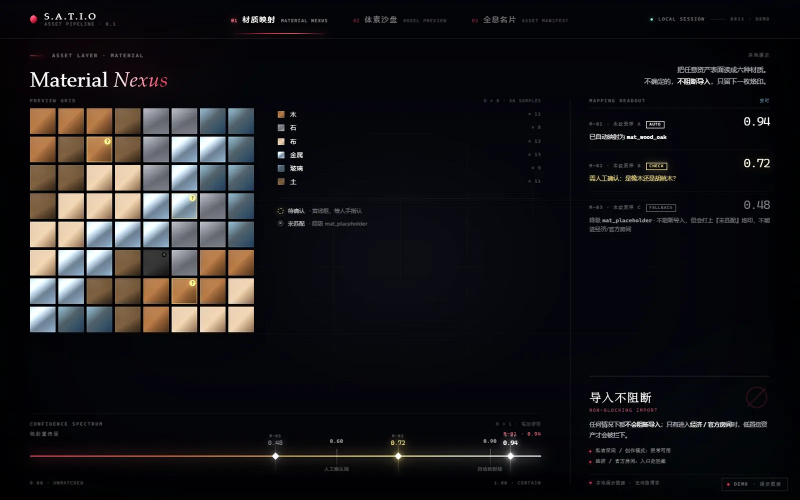
#> input picture site/assets/nexus.webp, 1600 x 1000 px (shown at 1/2 size)
$ python -i media.py   (imports and definitions only)
#> lines starting #> are read from the running program, lines starting #| are printed output that depends on the picture
"""外部渠道里的图片、表情、卡片: 下载 (只从认得的域名、有大小上限)、缩小转成 data: URL 给看得了图的云端模型,
QQ 系统表情的编号和名字, 音乐 / 小程序卡片读成一句话, B 站视频的截图拼成一张.

图片都是外部内容, 和同一个人发的文字同一档: 交给同一个访客会话 (或隔离读者), 不进主人的会话.
"""
from __future__ import annotations

import asyncio
import io
import json
import re
import warnings
from urllib.parse import urlsplit

import aiohttp

from .outbound import clean_in

IMAGE_MAX_BYTES = 32 * 1024 * 1024  # 和 QQ 文件、桌宠附件一样大: 手机原图、长截图常常比 5 MB 大
IMAGE_SIDE = 1024  # 长边缩到这么多再发 (DeepSeek 每张最多算约 1024 token, 再大也不多看)
IMAGE_TIMEOUT_S = 60  # 大图下载、转码单独给时间, 不跟文字文件的 15 秒挤在一起
IMAGE_MAX_PIXELS = 100_000_000  # 像素太多的图在缩放前就可能把内存吃光: 明确说打不开, 不硬解、不卡住这一轮
IMAGE_EXT = (".jpg", ".jpeg", ".png", ".gif", ".webp")  # 当文件发来的图也按图片看, 不落到文档解析
BLACK_LEVEL = 28  # 每个颜色通道最亮都不超过这个、平均又很低时, 就是整张几乎全黑
BLACK_MEAN = 4
QQ_HOSTS = (".qq.com", ".qq.com.cn", ".qpic.cn", ".qlogo.cn")

# QQ 系统表情 (face 段的 id). 只收常用、确定的; 发出去不再用它们, 改用她收藏里的表情 (manager._send)
FACES = {
    0: "惊讶", 1: "撇嘴", 2: "色", 3: "发呆", 4: "得意", 5: "流泪", 6: "害羞", 7: "闭嘴", 8: "睡", 9: "大哭", 10: "尴尬",
    11: "发怒", 12: "调皮", 13: "呲牙", 14: "微笑", 15: "难过", 16: "酷", 18: "抓狂", 19: "吐", 20: "偷笑", 21: "可爱",
    22: "白眼", 23: "傲慢", 24: "饥饿", 25: "困", 26: "惊恐", 27: "流汗", 28: "憨笑", 29: "悠闲", 30: "奋斗", 32: "疑问",
    33: "嘘", 34: "晕", 36: "衰", 38: "敲打", 39: "再见", 41: "发抖", 42: "爱情", 43: "跳跳", 49: "拥抱", 53: "蛋糕",
    60: "咖啡", 63: "玫瑰", 64: "凋谢", 66: "爱心", 67: "心碎", 74: "太阳", 75: "月亮", 76: "赞", 77: "踩", 78: "握手",
    79: "胜利", 85: "飞吻", 89: "西瓜", 96: "冷汗", 97: "擦汗", 98: "抠鼻", 99: "鼓掌", 100: "糗大了", 101: "坏笑",
    104: "哈欠", 105: "鄙视", 106: "委屈", 107: "快哭了", 108: "阴险", 109: "亲亲", 110: "吓", 111: "可怜", 116: "示爱",
    118: "抱拳", 120: "拳头", 122: "爱你", 123: "NO", 124: "OK", 125: "转圈", 129: "挥手", 144: "喝彩", 147: "棒棒糖",
    171: "茶", 173: "泪奔", 174: "无奈", 175: "卖萌", 176: "小纠结", 178: "斜眼笑", 179: "doge", 180: "惊喜",
    182: "笑哭", 183: "我最美", 185: "羊驼", 187: "幽灵", 201: "点赞", 212: "托腮", 214: "啵啵", 216: "拍头",
    222: "抱抱", 227: "拍手", 264: "捂脸", 265: "辣眼睛", 266: "哦哟", 267: "头秃", 268: "问号脸", 269: "暗中观察",
    270: "emm", 271: "吃瓜", 272: "呵呵哒", 277: "汪汪", 281: "无眼笑", 282: "敬礼", 285: "摸鱼", 289: "睁眼",
    293: "摸锦鲤", 294: "期待", 297: "拜谢", 299: "牛啊", 306: "牛气冲天", 307: "喵喵", 311: "打call", 315: "加油",
    316: "我没事", 318: "崇拜", 319: "比心", 320: "庆祝", 322: "拒绝", 323: "嫌弃",
}


class MediaError(RuntimeError):
    """图片 / 文件没拿到: 域名不认、太大、不是图片、网络."""


class BlackFrame(MediaError):
    """画面几乎是全黑的: 截图没截到、屏幕还没亮、片头黑场. 先别交给模型分析."""


def is_black(im) -> bool:
    """整张几乎全黑? 带一点 JPEG 噪点也算. 全黑的画面先别分析, 等画面出来再截/换一帧."""
    gray = im.convert("L")
    hi = max(ch.getextrema()[1] for ch in im.convert("RGB").split())
    if hi <= BLACK_LEVEL:
        return True
    if hi <= 40:  # 黑屏的压缩噪点: 最亮的不高, 平均也很暗
        hist = gray.histogram()
        total = sum(hist)
        return bool(total) and sum(i * n for i, n in enumerate(hist)) / total <= BLACK_MEAN
    return False


# [13 lines left out: functions host_ok, shrink_url, not called in this run]


# [79 lines not run here, left out]


# [144 lines left out: functions sniff, _animation_data_url, to_data_url, contact_sheet, card_text, not called in this run]

>>> from PIL import Image
>>> picture = Image.open('../../site/assets/nexus.webp')
#> picture is the input picture: PIL image 1600x1000 RGB; mean R, G, B 22.9, 22.2, 24.7
>>> result = is_black(picture)
#> in is_black, `gray = im.convert("L")`:
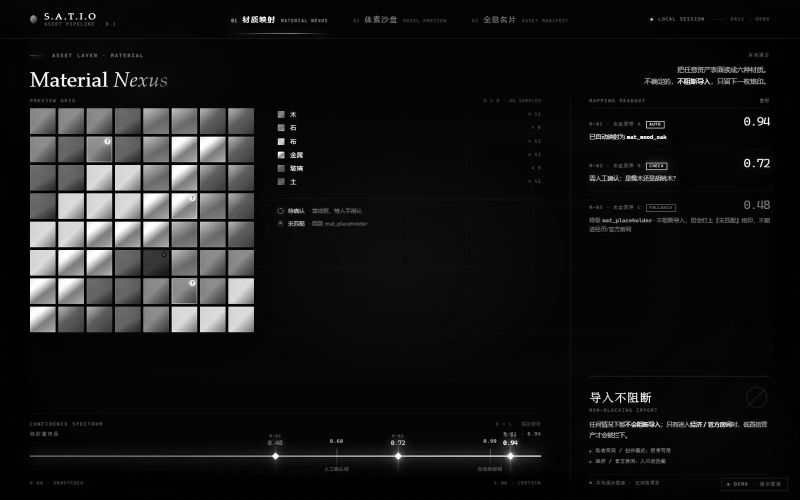
#> gray: PIL image 1600x1000 L (shown at 1/2 size); min 0, max 255, mean 22.7
#> in is_black, `hi = max(ch.getextrema()[1] for ch in im.convert("RGB").split())`: hi = 255
#> result = False
